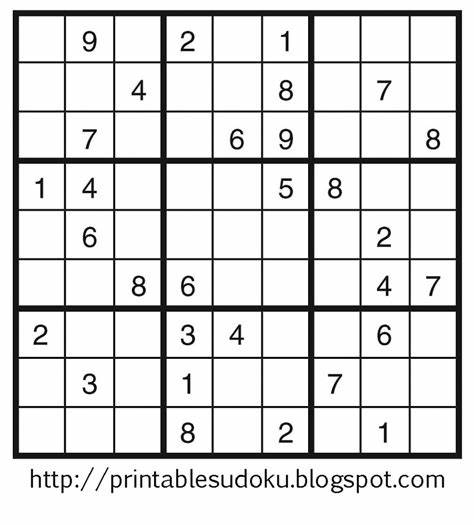
#> input picture 4.jpg, 474 x 525 px
$ jupyter execute --allow-errors sudoku_solver.ipynb
#> lines starting #> are read from the running program, lines starting #| are printed output that depends on the picture; after the words box and inside, x2 and y2 are one past the last pixel; in counts of white or black regions, pixels touching at a corner belong together
### solver.py
class Solver:
    N = 9
    # [22 lines left out: functions printing, isSafe, not called in this run]

    def solve(self, grid, row, col):
        if (row == self.N - 1 and col == self.N):
            return True

        if col == self.N:
            row += 1
            col = 0

        if grid[row][col] > 0:
            return self.solve(grid, row, col + 1)

        for num in range(1, self.N + 1):
            if self.isSafe(grid, row, col, num):
                grid[row][col] = num

                if self.solve(grid, row, col + 1):
                    return True

            grid[row][col] = 0
        return False

    def make_mat(self, s):
        rows = [row for row in s.split('\n')]
        mat = []
        for row in rows:
            temp = []
            for ch in row:
                temp.append(int(ch))
            mat.append(temp)

        return mat

solver = Solver()

### sudoku_solver.ipynb
[cell 1]
import numpy as np
import cv2
import matplotlib.pyplot as plt
import tensorflow as tf
from tensorflow import keras
import pickle

[cell 2]
img_loc = '4.jpg'

[cell 3]
img = cv2.cvtColor(cv2.imread(img_loc), cv2.COLOR_BGR2RGB)
#> img is the input picture: shape (525, 474, 3); min 0, max 255, mean 218.3

[cell 4]
def display(img, cmap = None):
    if cmap is not None:
        plt.imshow(img, cmap=cmap)
    else:
        plt.imshow(img)
    plt.axis('off')

[cell 5]
display(img)

[cell 6]
height, width = 512, 512

[cell 7]
img = cv2.resize(img, (height, width))
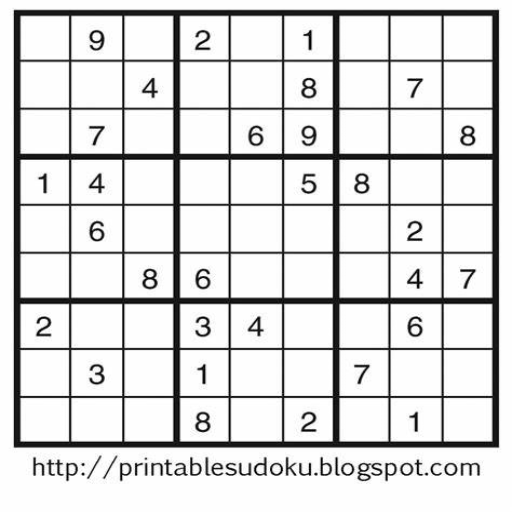
#> img: shape (512, 512, 3); min 1, max 255, mean 218.2
display(img)

[cell 8]
work_img = img.copy()
gray_img = cv2.cvtColor(work_img, cv2.COLOR_RGB2GRAY)
blur_img = cv2.GaussianBlur(gray_img, (7, 7), 1)
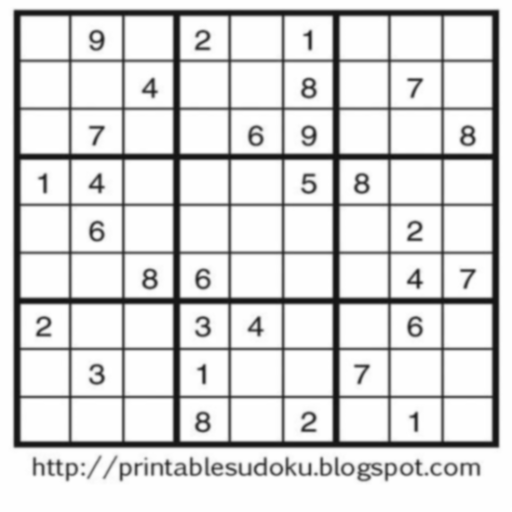
#> blur_img: shape (512, 512); min 19, max 255, mean 218.2
thresh_img = cv2.adaptiveThreshold(blur_img, 255, 1, 1, 11, 2)
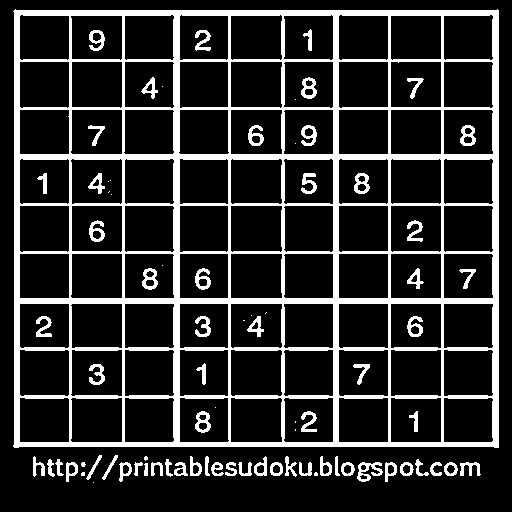
#> thresh_img: shape (512, 512); 17.6% white; 81 white regions (19 under 20 px)

[cell 9]
display(thresh_img, 'gray')

[cell 10]
imgCnt = img.copy()
contours, heir = cv2.findContours(thresh_img, cv2.RETR_EXTERNAL, cv2.CHAIN_APPROX_NONE)
#> contours = 37 contours, 5 with area under 20; largest, box (x1, y1, x2, y2) and area: (13, 9, 499, 448) 211038, (357, 462, 383, 482) 229, (254, 456, 267, 476) 152, (66, 462, 78, 482) 143, (385, 462, 397, 482) 142
cv2.drawContours(imgCnt, contours, -1, (0, 255, 0), 2)
display(imgCnt)

[cell 11]
biggestCnt = None
maxArea = 0
four_pts = None

for cnt in contours:
    area = cv2.contourArea(cnt)
    if area > 100000:
        peri = cv2.arcLength(cnt, True)
        corners = cv2.approxPolyDP(cnt, 0.02*peri, True)
        if area > maxArea and len(corners) == 4:
            biggestCnt = cnt
            four_pts = corners
            maxArea = area
#> this loop made 37 passes
#> (area, peri, four_pts, maxArea) on pass 37: (211038, 1846.1, [[13, 11], [14, 447], [498, 447], [497, 9]], 211038)
#> area on passes 4 to 9: 30.5, 105.5, 136, 62, 135.5, 142.5
#> after the loop, biggestCnt = contour of 1842 points, box (x1, y1, x2, y2) (13, 9, 499, 448), area 211038; maxArea = 211038

[cell 12]
biggestCnt
#> Out has the same summary as biggestCnt

[cell 13]
cv2.drawContours(imgCnt, biggestCnt, -1, (255, 0, 0), 3)
cv2.drawContours(imgCnt, four_pts, -1, (0, 0, 255), 25)
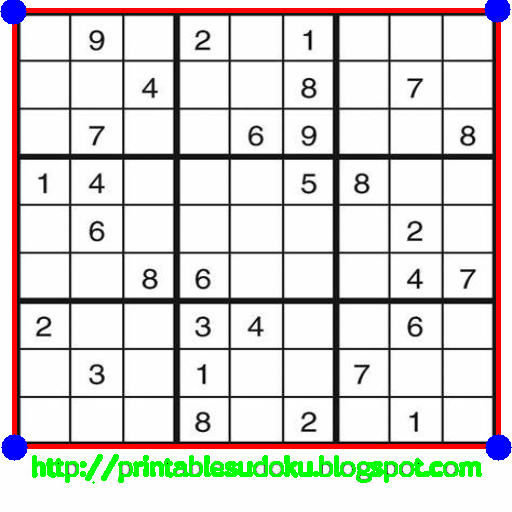
#> imgCnt: shape (512, 512, 3); mean R, G, B 218.2, 215, 211.7
display(imgCnt)

[cell 14]
four_pts = four_pts.reshape(4, 2,)

[cell 15]
four_pts
#> Out = [[13, 11], [14, 447], [498, 447], [497, 9]]

[cell 16]
def ordered_corners(pts):
    rect = np.zeros((4, 2))

    s = np.sum(pts, axis = 1)
#> s = [24, 461, 945, 506]
    rect[0] = pts[np.argmin(s)]
    rect[2] = pts[np.argmax(s)]

    d = np.diff(pts, axis = 1)
#> d = [-2, 433, -51, -488]
    rect[1] = pts[np.argmin(d)]
    rect[3] = pts[np.argmax(d)]

    return rect

[cell 17]
rect = ordered_corners(four_pts)
#> rect = [[13, 11], [497, 9], [498, 447], [14, 447]]
rect = np.float32(rect)
print(rect)
#| [[ 13.  11.]
#|  [497.   9.]
#|  [498. 447.]
#|  [ 14. 447.]]

[cell 18]
(tl, tr, br, bl) = rect
#> tl = [13, 11]; tr = [497, 9]; br = [498, 447]; bl = [14, 447]
tl, tr, br, bl
#> Out = ([13, 11], [497, 9], [498, 447], [14, 447])

[cell 19]
w1 = np.sqrt((tr[1] - tl[1])**2 + (tr[0] - tl[0])**2)
#> w1 = 484
w2 = np.sqrt((br[1] - bl[1])**2 + (br[0] - bl[0])**2)
#> w2 = 484
maxW = max(int(w1), int(w2))
#> maxW = 484

h1 = np.sqrt((tr[1] - br[1])**2 + (tr[0] - br[0])**2)
#> h1 = 438
h2 = np.sqrt((bl[1] - tl[1])**2 + (bl[0] - tl[0])**2)
#> h2 = 436
maxH = max(int(h1), int(h2))
#> maxH = 438

T = np.float32([
    [0, 0],
    [maxW-1, 0],
    [maxW-1, maxH-1],
    [0, maxH-1]
])
#> T = [[0, 0], [483, 0], [483, 437], [0, 437]]

[cell 20]
M = cv2.getPerspectiveTransform(rect, T)
#> M = [[1, -0.0023, -13.01], [0.00414, 1, -11.08], [9.48e-06, -4.34e-08, 1]]

[cell 21]
warped_img_gray = cv2.warpPerspective(gray_img, M, (maxW, maxH))
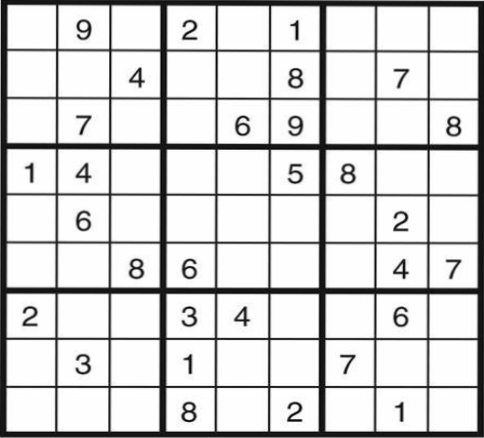
#> warped_img_gray: shape (438, 484); min 2, max 255, mean 212.8
# warped_img = cv2.warpPerspective(img, M, (maxW, maxH))
warped_img_gray = cv2.resize(warped_img_gray, (450, 450))
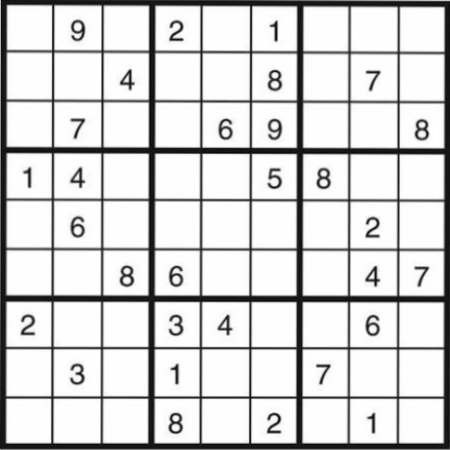
#> warped_img_gray: shape (450, 450); min 7, max 255, mean 212.8
# warped_img = cv2.resize(warped_img, (450, 450))

[cell 22]
display(warped_img_gray, 'gray')

[cell 23]
print(warped_img_gray.shape)
#| (450, 450)

[cell 24]
sudoku = warped_img_gray.copy()

[cell 25]
rows = np.vsplit(sudoku, 9)
#> rows = 9 items
grids = []
for row in rows:
    cols = np.hsplit(row, 9)
    for box in cols:
        grids.append(box)
#> this loop made 9 passes
#> after the loop, grids = 81 items

[cell 26]
display(grids[3], 'gray')
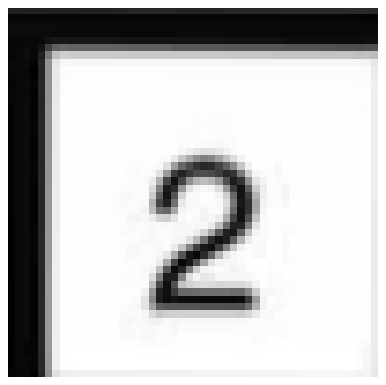
#> figure drawn by matplotlib, 1 panel

[cell 27]
grids = np.asarray(grids)
grids = grids.reshape(grids.shape[0], grids.shape[1], grids.shape[2], 1)
grids.shape
#> Out = (81, 50, 50, 1)

[cell 28]
small_img = []

for i in range(grids.shape[0]):
  img = grids[i]
  img = cv2.resize(grids[i], (32, 32))
  img = img / 255
  small_img.append(img)
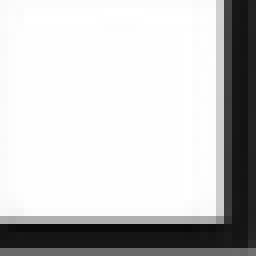
#> img: shape (32, 32) float64 (shown 8 times larger); min 0.0353, max 1, mean 0.783
#> after the loop, small_img = 81 items

small_img = np.asarray(small_img)
small_img = small_img.reshape(small_img.shape[0], small_img.shape[1], small_img.shape[2], 1)

print(small_img.shape)
#| (81, 32, 32, 1)

[cell 29]
plt.imshow(small_img[4], 'gray')
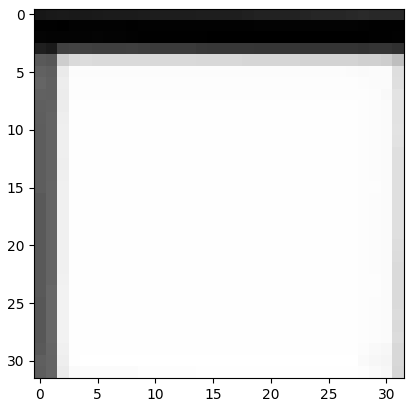
#> figure drawn by matplotlib, 1 panel

[cell 30]
model = None

[cell 31]
#### UNCOMMENT THE BELOW LINE IF AND ONLY IF YOU HAVE UPLOADED "model_new.h5" INTO YOUR DRIVE AND RUNNING THIS ON COLAB
# from google.colab import drive
# drive.mount('/content/drive', force_remount=True)

# model = keras.models.load_model('/content/drive/MyDrive/model_new.h5')

#> (a cell that did not finish here is left out)

[cell 33]
s = ""
cnt = 0

#> (the rest of this cell did not finish here and is left out)

[cell 34]
print(s)

[cell 35]
from utils import Processor
from solver import solver

[cell 36]
org = solver.make_mat(s)
org = np.asarray(org)
copy = org.copy()

#> (a cell that did not finish here is left out)

mask = copy - org

[cell 38]
rec_img = np.zeros((9, 9, 50, 50, 3))

#> (the rest of this cell did not finish here and is left out)

[cell 39]
result = cv2.hconcat(rec_img[0])

for i in range(1, 9):
    temp = cv2.hconcat(rec_img[i])
    result = np.concatenate((result, temp), axis=0)

[cell 40]
display(result)

[cell 41]
rec_img2 = np.zeros((9, 9, 50, 50, 3))

#> (the rest of this cell did not finish here and is left out)

[cell 42]
result2 = cv2.hconcat(rec_img2[0])

for i in range(1, 9):
    temp = cv2.hconcat(rec_img2[i])
    result2 = np.concatenate((result2, temp), axis=0)

$ run again, with 3.jpg copied over 4.jpg
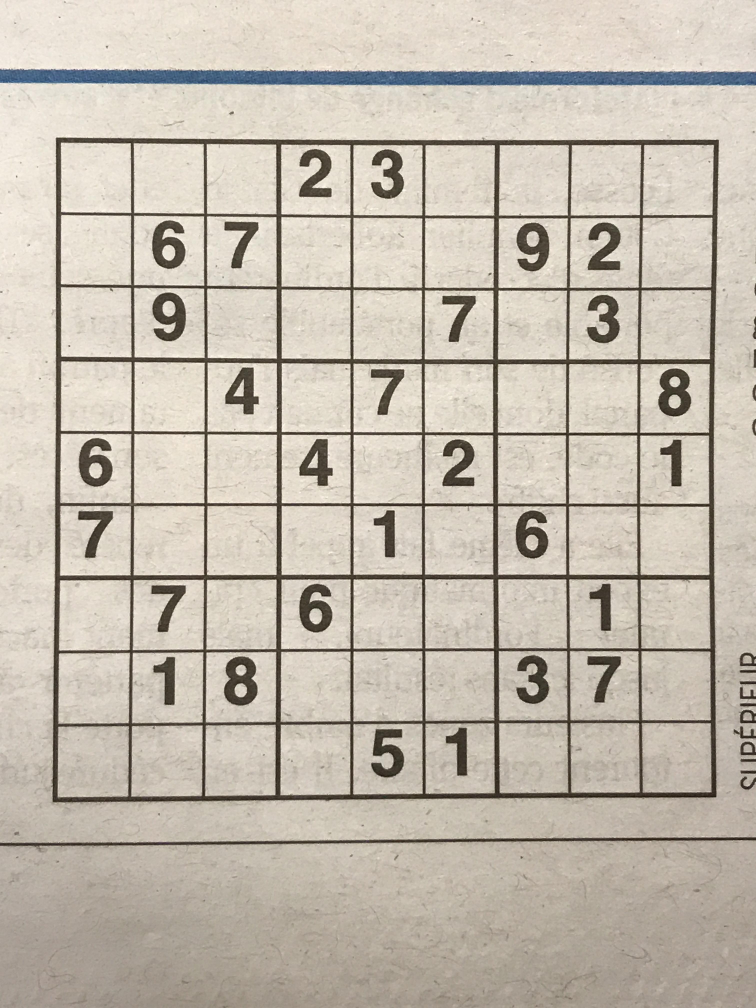
#> input picture 3.jpg, 3024 x 4032 px (shown at 1/4 size)
#> `thresh_img = cv2.adaptiveThreshold(blur_img, 255, 1, 1, 11, 2)`:
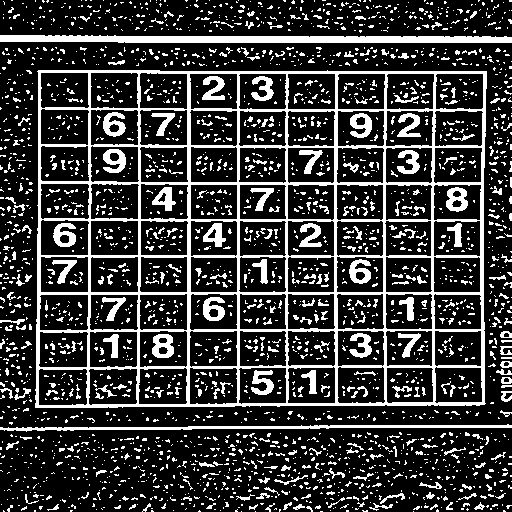
#> thresh_img: shape (512, 512); 22.2% white; 2798 white regions (2505 under 20 px)
#> contours = 1579 contours, 1542 with area under 20; largest, box (x1, y1, x2, y2) and area: (35, 70, 487, 408) 149560, (0, 35, 512, 43) 2986, (0, 424, 512, 432) 1047, (500, 331, 512, 338) 58, (500, 361, 512, 368) 57
#> the loop `for cnt in contours:` made 1579 passes
#> (area, peri, four_pts, maxArea) on pass 1099: (149559.5, 1589.8, [[37, 71], [35, 407], [485, 403], [486, 71]], 149559.5)
#> after the loop `for cnt in contours:`: biggestCnt = contour of 1567 points, box (x1, y1, x2, y2) (35, 70, 487, 408), area 149560; maxArea = 149559.5
#> `biggestCnt`: Out has the same summary as biggestCnt
#> `four_pts`: Out = [[37, 71], [35, 407], [485, 403], [486, 71]]
#> s = [108, 442, 888, 557]
#> d = [34, 372, -82, -415]
#> rect = [[37, 71], [486, 71], [485, 403], [35, 407]]
#| [[ 37.  71.]
#|  [486.  71.]
#|  [485. 403.]
#|  [ 35. 407.]]
#> tl = [37, 71]; tr = [486, 71]; br = [485, 403]; bl = [35, 407]
#> `tl, tr, br, bl`: Out = ([37, 71], [486, 71], [485, 403], [35, 407])
#> w1 = 449
#> w2 = 450
#> h1 = 332
#> h2 = 336
#> T = [[0, 0], [449, 0], [449, 335], [0, 335]]
#> M = [[0.988, 0.00588, -36.96], [0, 0.999, -70.91], [-2.64e-05, 6.39e-06, 1]]
#| (450, 450)
#> rows = 9 items
#> the loop `for row in rows:` made 9 passes
#> after the loop `for row in rows:`: grids = 81 items
#| (81, 32, 32, 1)
